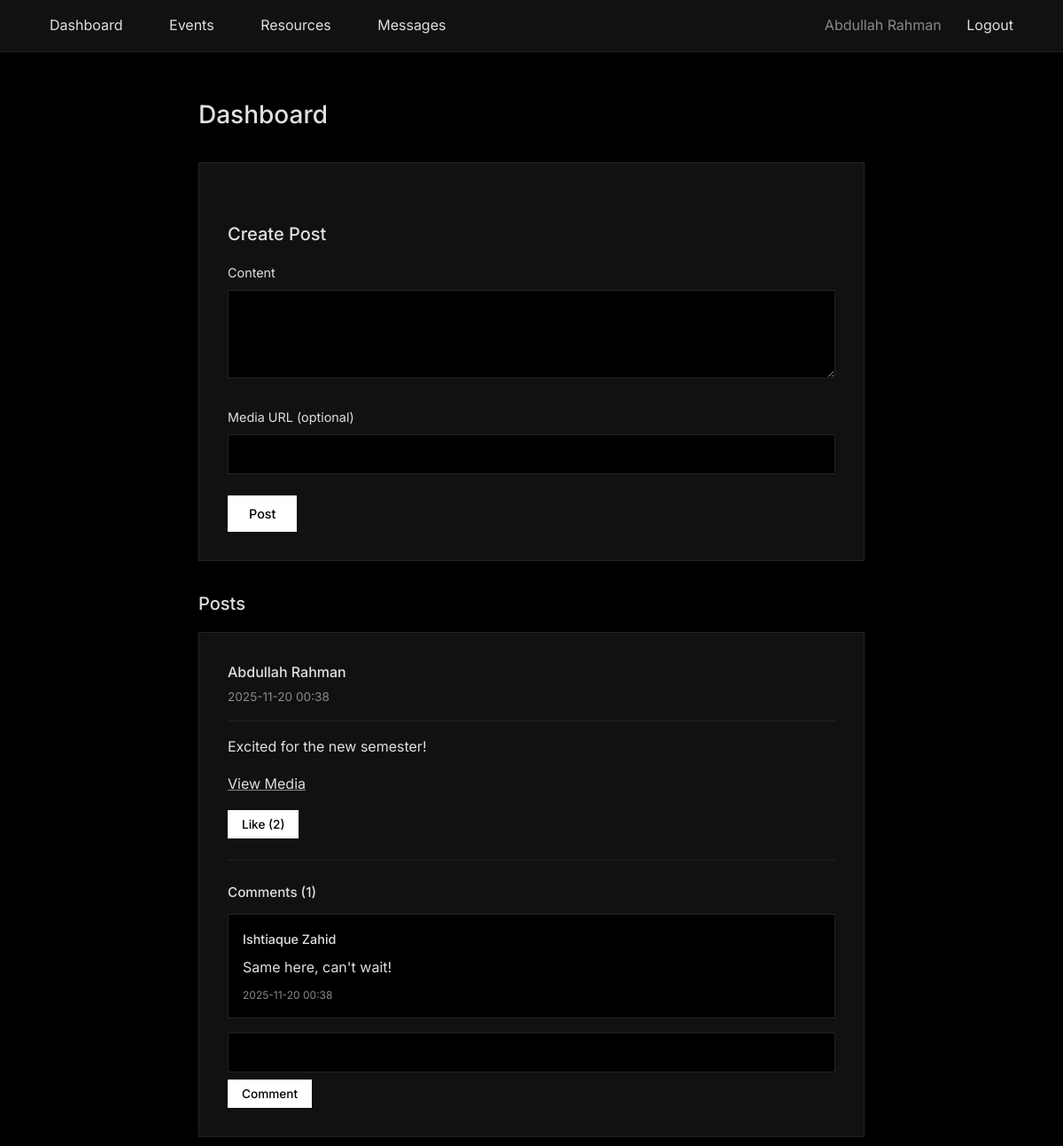
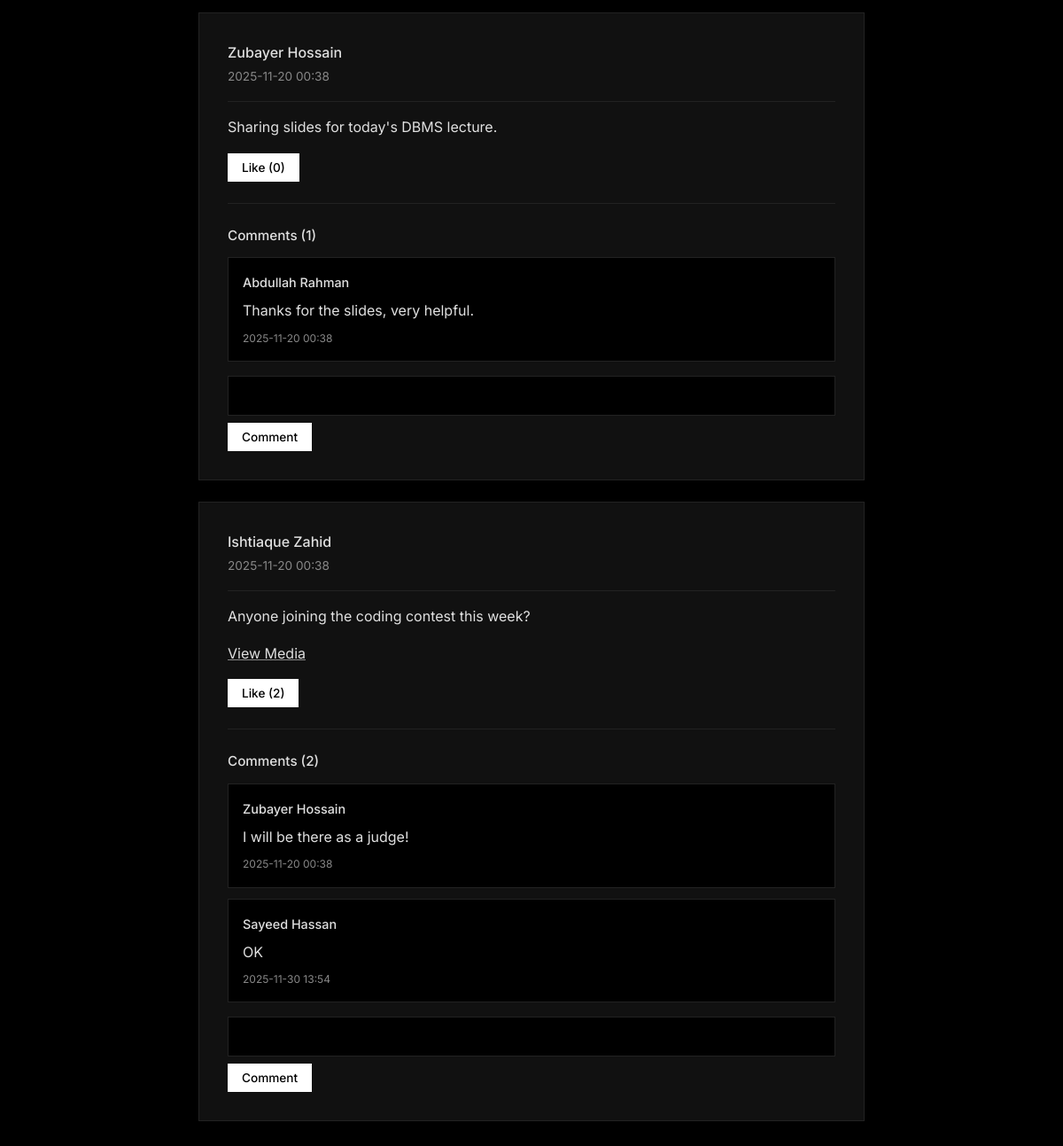
/dashboard (signed in), run on the app's committed database (2 pictures, top to bottom).
### tables this page shows
CREATE TABLE User (
    user_id     INTEGER PRIMARY KEY AUTOINCREMENT,
    name        VARCHAR(100) NOT NULL,
    email       VARCHAR(100) NOT NULL UNIQUE,
    password    VARCHAR(255) NOT NULL,
    role        VARCHAR(50)  NOT NULL,
    profile_pic VARCHAR(255)
);

CREATE TABLE Post (
    post_id   INTEGER PRIMARY KEY AUTOINCREMENT,
    user_id   INTEGER NOT NULL,
    media_url VARCHAR(255),
    content   VARCHAR(500),
    created_at TIMESTAMP DEFAULT CURRENT_TIMESTAMP,
    FOREIGN KEY (user_id) REFERENCES User(user_id)
        ON UPDATE CASCADE ON DELETE CASCADE
);

CREATE TABLE Comment (
    comment_id   INTEGER PRIMARY KEY AUTOINCREMENT,
    post_id      INTEGER NOT NULL,
    user_id      INTEGER NOT NULL,
    comment_text TEXT NOT NULL,
    created_at TIMESTAMP DEFAULT CURRENT_TIMESTAMP,
    FOREIGN KEY (post_id) REFERENCES Post(post_id)
        ON UPDATE CASCADE ON DELETE CASCADE,
    FOREIGN KEY (user_id) REFERENCES User(user_id)
        ON UPDATE CASCADE ON DELETE CASCADE
);

### app.py (the view)
@app.route('/dashboard')
def dashboard():
    if 'user_id' not in session:
        return redirect(url_for('index'))
    conn = get_db()
    posts = conn.execute('''
        SELECT p.*, u.name as user_name, u.profile_pic,
               COUNT(DISTINCT l.like_id) as like_count,
               COUNT(DISTINCT c.comment_id) as comment_count
        FROM Post p
        JOIN User u ON p.user_id = u.user_id
        LEFT JOIN Likes l ON p.post_id = l.post_id
        LEFT JOIN Comment c ON p.post_id = c.post_id
        GROUP BY p.post_id
        ORDER BY p.created_at DESC
    ''').fetchall()
    comments_dict = {}
    for post in posts:
        comments = conn.execute('''
            SELECT c.*, u.name as user_name
            FROM Comment c
            JOIN User u ON c.user_id = u.user_id
            WHERE c.post_id = ?
            ORDER BY c.created_at ASC
        ''', (post['post_id'],)).fetchall()
        comments_dict[post['post_id']] = comments
    user_likes = conn.execute('''
        SELECT post_id FROM Likes WHERE user_id = ?
    ''', (session['user_id'],)).fetchall()
    liked_posts = {row['post_id'] for row in user_likes}
    conn.close()
    return render_template('dashboard.html', posts=posts, comments_dict=comments_dict,
                         liked_posts=liked_posts)

### app.py (called while the page is built)
def get_db():
    conn = sqlite3.connect(DATABASE)
    conn.row_factory = sqlite3.Row
    return conn

### templates/dashboard.html (shortened to what this page needs)
{% extends "base.html" %}
{% block content %}
<h1>Dashboard</h1>
<div class="card">
    <h2>Create Post</h2>
    <form method="POST" action="{{ url_for('create_post') }}">
        <div class="form-group">
            <label for="content">Content</label>
            <textarea id="content" name="content" required></textarea>
        </div>
        <div class="form-group">
            <label for="media_url">Media URL (optional)</label>
            <input type="url" id="media_url" name="media_url">
        </div>
        <button type="submit" class="btn">Post</button>
    </form>
</div>
<h2>Posts</h2>
{% if posts %}
    {% for post in posts %}
    <div class="card">
        <div class="post-header">
            <div>
                <strong>{{ post.user_name }}</strong>
                <span style="color: var(--text-muted); font-size: 0.85rem; display: block; margin-top: 0.25rem;">
                    {{ post.created_at[:16] if post.created_at else '' }}
                </span>
            </div>
        </div>
        <p style="margin-bottom: 1rem; white-space: pre-wrap;">{{ post.content or '' }}</p>
        {% if post.media_url %}
        <div style="margin-bottom: 1rem;">
            <a href="{{ post.media_url }}" target="_blank">View Media</a>
        </div>
        {% endif %}
        <div class="post-actions">
            <form method="POST" action="{{ url_for('toggle_like', post_id=post.post_id) }}" style="display: inline;">
                <button type="submit" class="btn {% if post.post_id in liked_posts %}btn-success{% endif %}">
                    Like ({{ post.like_count }})
                </button>
            </form>
        </div>
        <div class="comments">
            <h3 style="font-size: 0.95rem; margin-bottom: 0.75rem; font-weight: 500;">
                Comments ({{ post.comment_count }})
            </h3>
            {% if comments_dict[post.post_id] %}
                {% for comment in comments_dict[post.post_id] %}
                <div class="comment">
                    <div class="comment-author">{{ comment.user_name }}</div>
                    <div>{{ comment.comment_text }}</div>
                    <div style="font-size: 0.75rem; color: var(--text-muted); margin-top: 0.5rem;">
                        {{ comment.created_at[:16] if comment.created_at else '' }}
                    </div>
                </div>
                {% endfor %}
            {% endif %}
            <form method="POST" action="{{ url_for('add_comment', post_id=post.post_id) }}" style="margin-top: 1rem;">
                <div class="form-group" style="margin-bottom: 0.5rem;">
                    <input type="text" name="comment_text" required>
                </div>
                <button type="submit" class="btn" style="padding: 0.5rem 1rem; font-size: 0.85rem;">Comment</button>
            </form>
        </div>
    </div>
    {% endfor %}
{% else %}
    <div class="card">
        <p style="text-align: center; color: var(--text-muted); padding: 2rem;">
            No posts yet.
        </p>
    </div>
{% endif %}
{% endblock %}

### templates/base.html (shortened to what this page needs)
<!DOCTYPE html>
<html lang="en">
<head>
</head>
<body>
    {% if session.user_id %}
    <nav class="navbar">
        <div>
            <a href="{{ url_for('dashboard') }}">Dashboard</a>
            <a href="{{ url_for('events') }}">Events</a>
            <a href="{{ url_for('resources') }}">Resources</a>
            <a href="{{ url_for('messages') }}">Messages</a>
        </div>
        <div>
            <span>{{ session.user_name }}</span>
            <a href="{{ url_for('logout') }}">Logout</a>
        </div>
    </nav>
    {% endif %}
    <div class="container">
        {% block content %}{% endblock %}
    </div>
</body>
</html>

### templates/base.html (style rules this page uses)
* { margin: 0; padding: 0; box-sizing: border-box; }
:root { --bg: #000000; --surface: #111111; --surface-hover: #1a1a1a; --border: #222222; --text: #e0e0e0; --text-muted: #888888; --accent: #ffffff; }
body { font-family: 'Inter', -apple-system, BlinkMacSystemFont, sans-serif; background: var(--bg); min-height: 100vh; color: var(--text); line-height: 1.6; font-weight: 400; }
.navbar { background: var(--surface); border-bottom: 1px solid var(--border); padding: 1rem 2rem; display: flex; justify-content: space-between; align-items: center; position: sticky; top: 0; z-index: 1000; }
.navbar a { color: var(--text); text-decoration: none; margin: 0 0.5rem; padding: 0.5rem 1rem; transition: color 0.2s; font-weight: 400; }
.navbar span { color: var(--text-muted); font-weight: 400; }
.container { max-width: 800px; margin: 3rem auto; padding: 0 1.5rem; }
.card { background: var(--surface); border: 1px solid var(--border); padding: 2rem; margin-bottom: 1.5rem; transition: border-color 0.2s; }
.card h1, .card h2, .card h3 { color: var(--text); margin-bottom: 1rem; font-weight: 500; }
.card h2 { font-size: 1.25rem; font-weight: 500; }
.btn { background: var(--accent); color: var(--bg); border: none; padding: 0.75rem 1.5rem; cursor: pointer; text-decoration: none; display: inline-block; transition: opacity 0.2s; font-weight: 500; font-size: 0.9rem; font-family: inherit; }
.btn-success { background: var(--accent); color: var(--bg); }
.form-group { margin-bottom: 1.5rem; }
.form-group label { display: block; margin-bottom: 0.5rem; color: var(--text); font-weight: 400; font-size: 0.9rem; }
.form-group input, .form-group textarea, .form-group select { width: 100%; padding: 0.75rem; border: 1px solid var(--border); background: var(--bg); color: var(--text); font-size: 0.95rem; font-family: inherit; transition: border-color 0.2s; }
.form-group textarea { resize: vertical; min-height: 100px; }
.post-header { display: flex; justify-content: space-between; align-items: center; margin-bottom: 1rem; padding-bottom: 1rem; border-bottom: 1px solid var(--border); }
.post-header strong { color: var(--text); font-weight: 500; }
.post-actions { display: flex; gap: 0.5rem; margin-top: 1rem; }
.post-actions .btn { padding: 0.5rem 1rem; font-size: 0.85rem; }
.comments { margin-top: 1.5rem; padding-top: 1.5rem; border-top: 1px solid var(--border); }
.comment { background: var(--bg); border: 1px solid var(--border); padding: 1rem; margin-bottom: 0.75rem; }
.comment-author { font-weight: 500; color: var(--text); margin-bottom: 0.5rem; font-size: 0.9rem; }
h1 { color: var(--text); font-weight: 500; font-size: 1.75rem; margin-bottom: 2rem; }
h2 { color: var(--text); font-weight: 500; font-size: 1.25rem; margin: 2rem 0 1rem 0; }
p { color: var(--text); }
a { color: var(--text); text-decoration: underline; text-decoration-color: var(--text-muted); transition: text-decoration-color 0.2s; }

### data on the page
User: user_name "Abdullah Rahman"
Post: user_name "Abdullah Rahman", created_at "2025-11-20 00:38", content "Excited for the new semester!", like_count "2", comment_count "1"
Comment: user_name "Ishtiaque Zahid", comment_text "Same here, can't wait!", created_at "2025-11-20 00:38"
Post: user_name "Zubayer Hossain", created_at "2025-11-20 00:38", content "Sharing slides for today's DBMS lecture.", like_count "0", comment_count "1"
Comment: user_name "Abdullah Rahman", comment_text "Thanks for the slides, very helpful.", created_at "2025-11-20 00:38"
Post: user_name "Ishtiaque Zahid", created_at "2025-11-20 00:38", content "Anyone joining the coding contest this week?", like_count "2", comment_count "2"
Comment: user_name "Zubayer Hossain", comment_text "I will be there as a judge!", created_at "2025-11-20 00:38"
Comment: user_name "Sayeed Hassan", comment_text "OK", created_at "2025-11-30 13:54"
